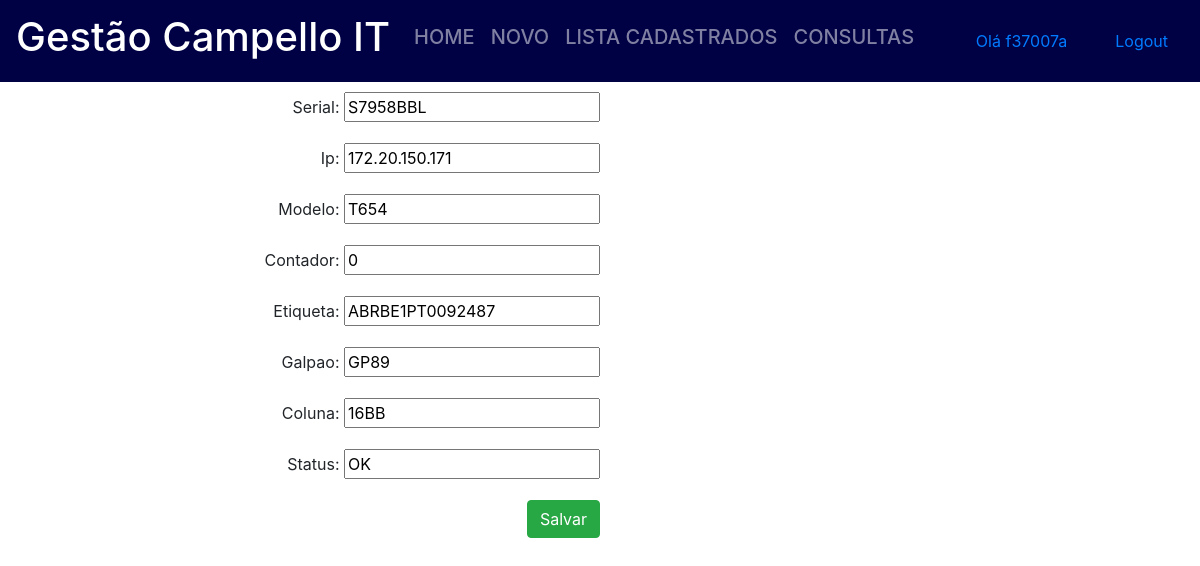
Before: /printers/atualizar/S7958BBL (signed in) with the older database file.
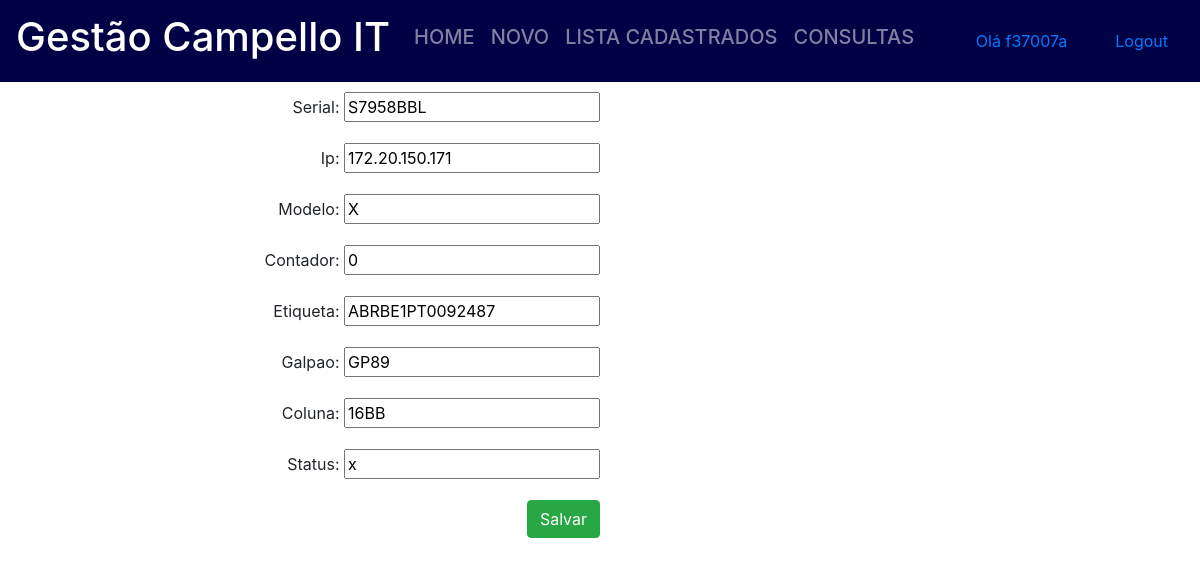
After: the same page with the newer database file.
### impressora/models.py (models this page shows, shortened)
class Printer(models.Model):
    serial = models.CharField(max_length=20, primary_key=True)
    ip = models.GenericIPAddressField(null=True)
    modelo = models.CharField(max_length=8, null=True)
    contador = models.IntegerField(null=True)
    etiqueta = models.CharField(max_length=15)
    galpao = models.CharField(max_length=4)
    coluna = models.CharField(max_length=20)
    status = models.CharField(max_length=30, null=True)

### impressora/views.py (the view)
# urls.py: path('atualizar/<str:id>', atualizar,name='atualizar'),
@login_required
def atualizar(request, id): # Atualiza o equipamento no banco de dados.
    printer = get_object_or_404(Printer, pk=id)
    form = Impressora(request.POST or None, request.FILES or None, instance=printer)
    if form.is_valid():
        form.save()
        return redirect('consultaPrinter')
    return render(request, 'nova_printer.html', {'form': form})

### impressora/forms.py
class Impressora(ModelForm):
    class Meta:
        model = Printer
        widgets = {'etiqueta': forms.TextInput(attrs={'placeholder': 'EX: ABRBE1PT0091175'})}# Adiciona o placeholder
        fields = ['serial', 'ip', 'modelo', 'contador', 'etiqueta', 'galpao', 'coluna', 'status']

### impressora/templates/nova_printer.html (shortened to what this page needs)
{% extends 'base.html' %}
{% block content %}
  <div id="container-central">
    <form method="post" novalidate>
      {{ form.as_p }}
      <button type="submit" class="btn btn-success">Salvar</button>
    </form>
  </div>
{% endblock %}

Changed rows visible on the page:
changed Printer "S7958BBL": modelo "T654" → "X"; status "OK" → "x"
